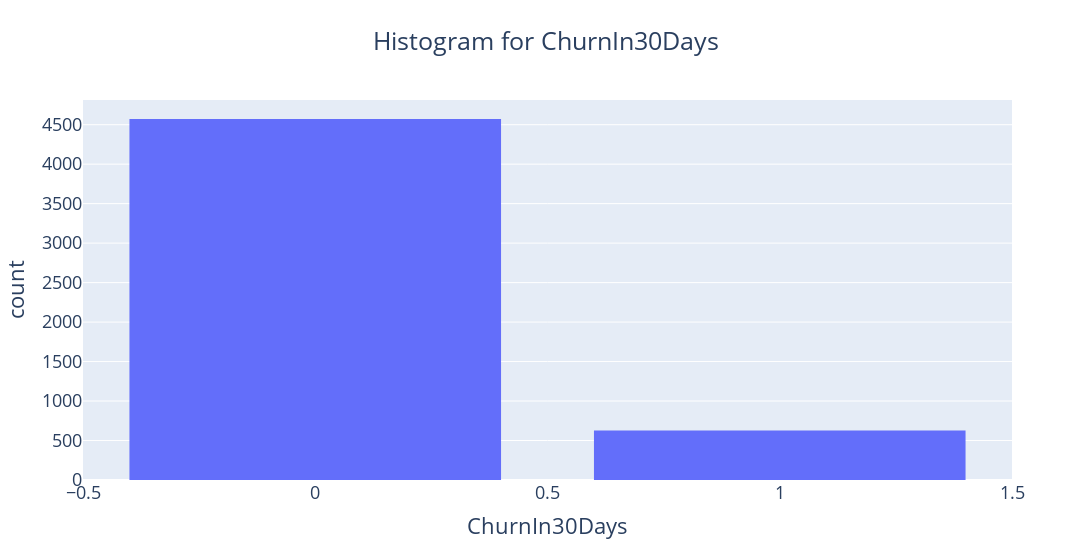

This figure's notebook cell:
### Code cell
# Separately plotting the label distribution
plot_categorical_feature(df, 'ChurnIn30Days')
label_dist = df['ChurnIn30Days'].value_counts()
negative_count = label_dist.iloc[0]
positive_count = label_dist.iloc[1]
positive_percent = np.round(positive_count / (positive_count + negative_count), 2)
print('We can see that the label is imbalanced, with {} positive and {} negative labels. <br> The positive labels constitues {} % of all data'.format(positive_count, negative_count, positive_percent))

### Figure 1 — Plotly figure (JSON) as saved in the notebook; plotly's stock layout.template omitted (floating-point values rounded to 4 significant figures; data arrays with more than 128 entries replaced by an {"elided": "..."} marker saying what was removed)
{"data": [{"alignmentgroup": "True", "bingroup": "x", "hovertemplate": "ChurnIn30Days=%{x}<br>count=%{y}<extra></extra>", "legendgroup": "", "marker": {"color": "#636efa", "pattern": {"shape": ""}}, "name": "", "offsetgroup": "", "orientation": "v", "showlegend": false, "type": "histogram", "x": {"elided": "5200 int values"}, "xaxis": "x", "yaxis": "y"}], "layout": {"bargap": 0.2, "barmode": "relative", "font": {"size": 18}, "legend": {"tracegroupgap": 0}, "title": {"text": "Histogram for ChurnIn30Days", "x": 0.5, "xanchor": "center"}, "width": 1200, "xaxis": {"anchor": "y", "domain": [0, 1], "title": {"text": "ChurnIn30Days"}}, "yaxis": {"anchor": "x", "domain": [0, 1], "title": {"text": "count"}}}}
